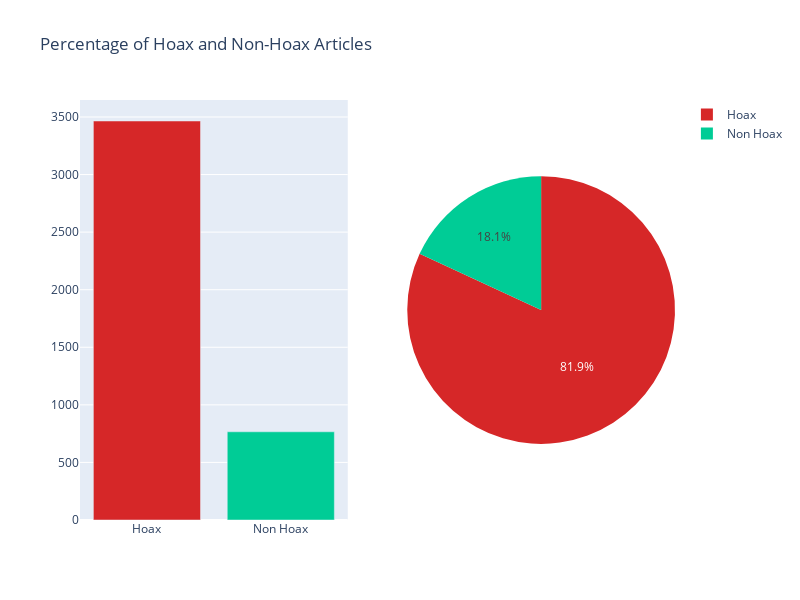

The notebook cell saved with this chart:
### Code cell
from plotly.subplots import make_subplots
import plotly.graph_objects as go

fig = make_subplots(rows=1, cols=2, specs=[[{"type": "bar"}, {"type": "domain"}]])

fig.add_trace(
    go.Bar(x=temp.index, y=temp.values, marker=
           dict(color=["#D62728", "#00CC96"]), showlegend=False),
    row=1, col=1
)

fig.add_trace(
    go.Pie(labels=temp.index, values=temp.values, marker_colors=["#D62728", "#00CC96"]),
           row=1, col=2
)

fig.update_layout(height=600, width=800, title_text="Percentage of Hoax and Non-Hoax Articles")
fig.show()

### Figure 1 — Plotly figure (JSON) as saved in the notebook; plotly's stock layout.template omitted (floating-point values rounded to 4 significant figures)
{"data": [{"marker": {"color": ["#D62728", "#00CC96"]}, "showlegend": false, "type": "bar", "x": ["Hoax", "Non Hoax"], "xaxis": "x", "y": [3465, 766], "yaxis": "y"}, {"domain": {"x": [0.55, 1], "y": [0, 1]}, "labels": ["Hoax", "Non Hoax"], "marker": {"colors": ["#D62728", "#00CC96"]}, "type": "pie", "values": [3465, 766]}], "layout": {"height": 600, "title": {"text": "Percentage of Hoax and Non-Hoax Articles"}, "width": 800, "xaxis": {"anchor": "y", "domain": [0, 0.45]}, "yaxis": {"anchor": "x", "domain": [0, 1]}}}
